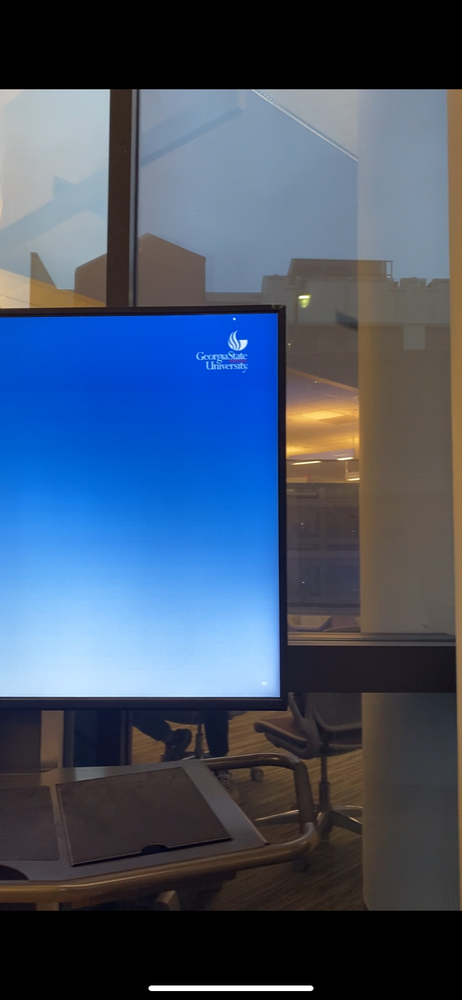
#> input picture mission2/mission2A.PNG, 462 x 1000 px, shrunk from 828 x 1792 before the run, found by its file name
$ python question1_OpenCV.py
#> lines starting #> are read from the running program, lines starting #| are printed output that depends on the picture
import cv2

# Read the image
image = cv2.imread('mission2A.png', cv2.IMREAD_GRAYSCALE)
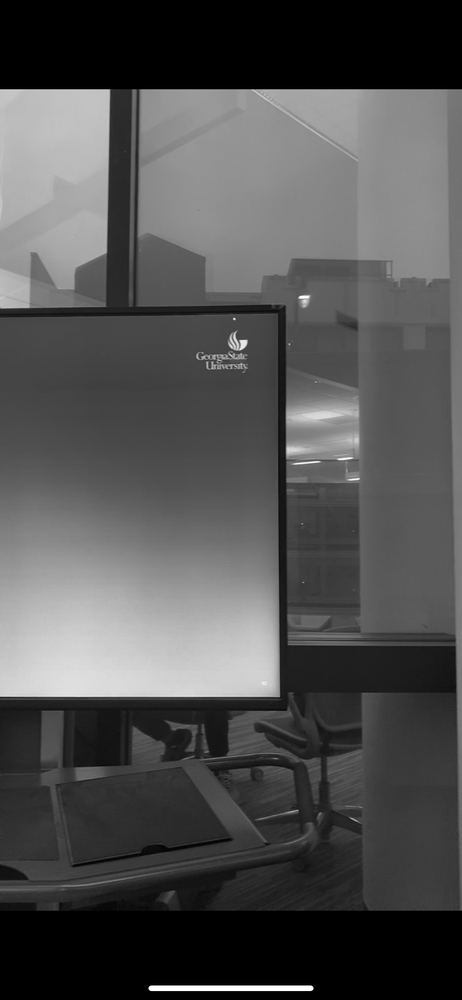
#> image: shape (1000, 462); min 0, max 255, mean 80.9

# Perform Canny edge detection
edges = cv2.Canny(image, 100, 200)  # You can adjust the thresholds as needed
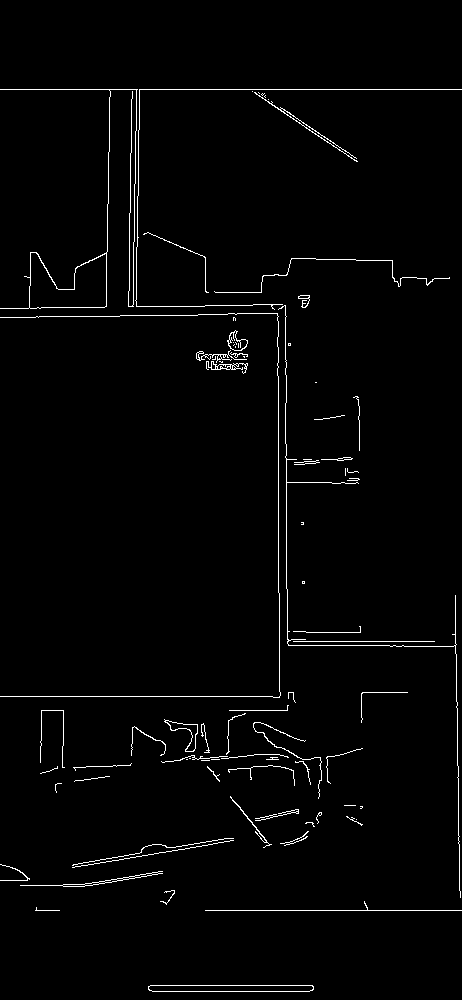
#> edges: shape (1000, 462); 1.8% white in thin lines or dots

# Display the original and edge-detected images
cv2.imshow('Original Image', image)
cv2.imshow('Canny Edge Detection', edges)
cv2.waitKey(0)
cv2.destroyAllWindows()

$ run again, with mission2/mission2B.PNG copied over mission2/mission2A.PNG
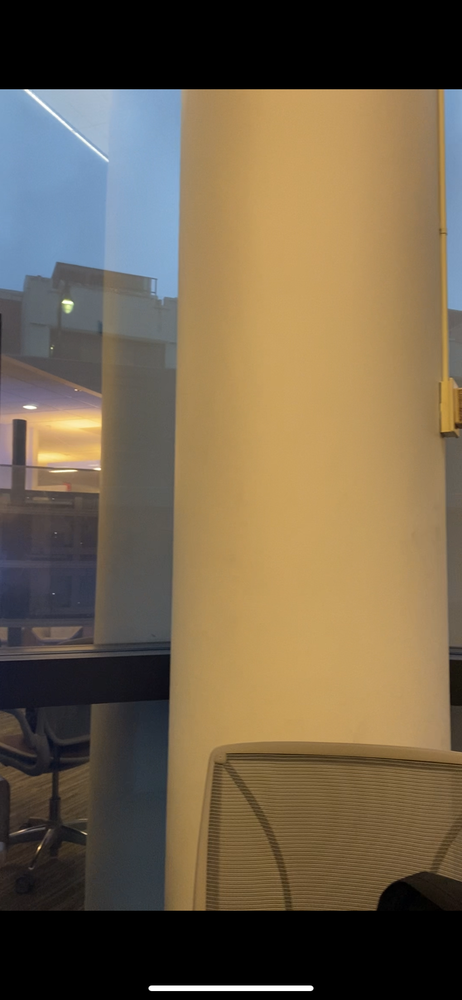
#> input picture mission2/mission2B.PNG, 462 x 1000 px, shrunk from 828 x 1792 before the run, found by its file name
#> `image = cv2.imread('mission2A.png', cv2.IMREAD_GRAYSCALE)`:
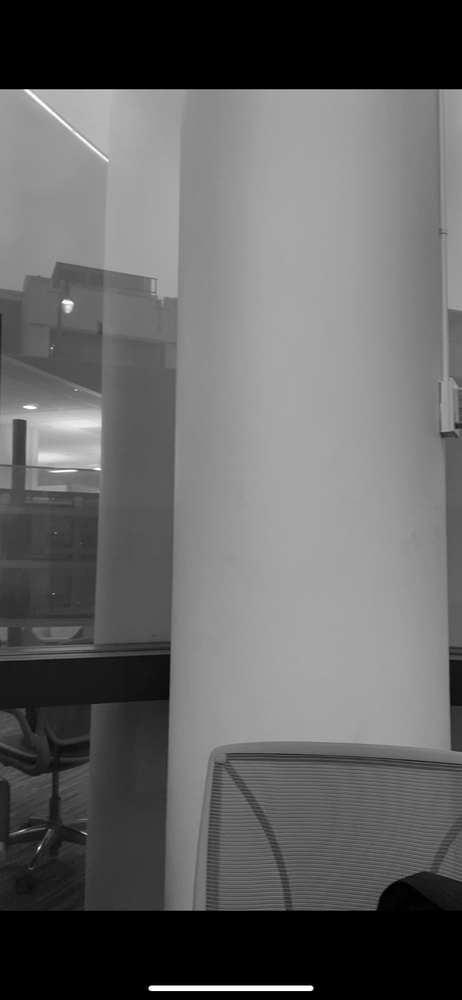
#> image: shape (1000, 462); min 0, max 255, mean 100
#> `edges = cv2.Canny(image, 100, 200)`:
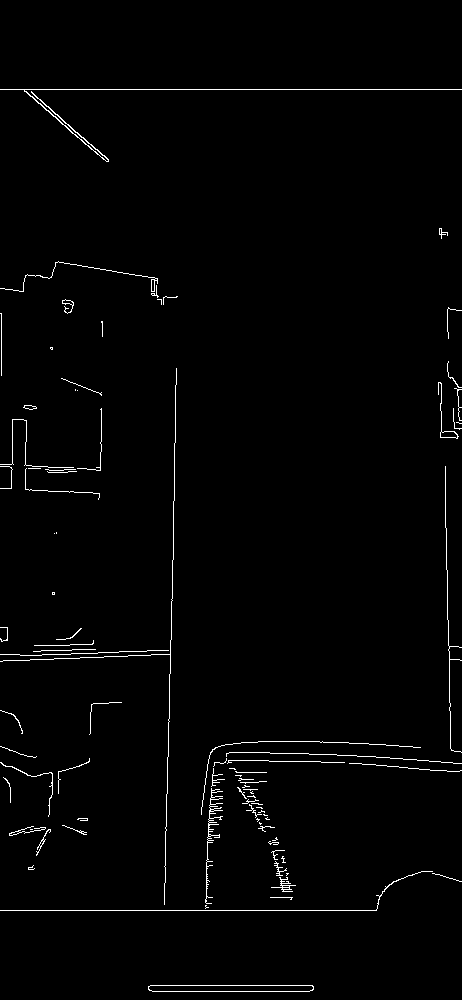
#> edges: shape (1000, 462); 1.4% white in thin lines or dots

$ run again, with mission2/pic_c.PNG copied over mission2/mission2A.PNG
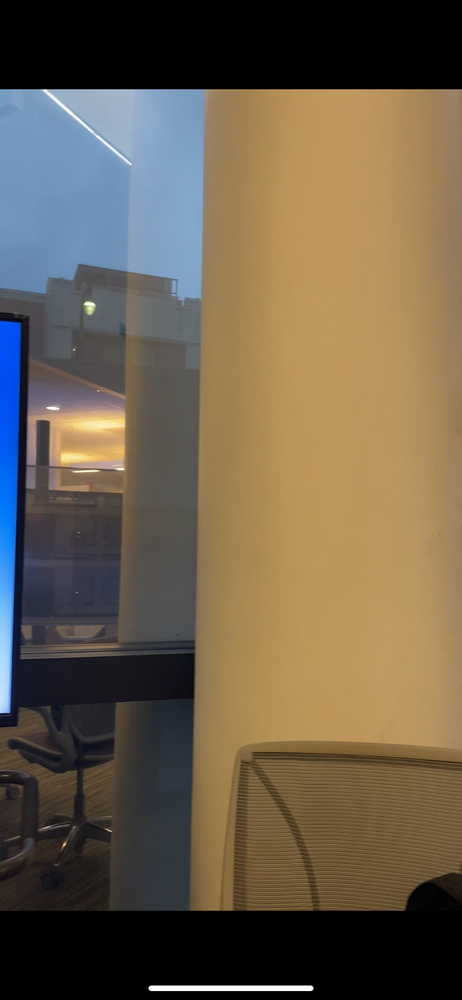
#> input picture mission2/pic_c.PNG, 462 x 1000 px, shrunk from 828 x 1792 before the run, found by its file name
#> `image = cv2.imread('mission2A.png', cv2.IMREAD_GRAYSCALE)`:
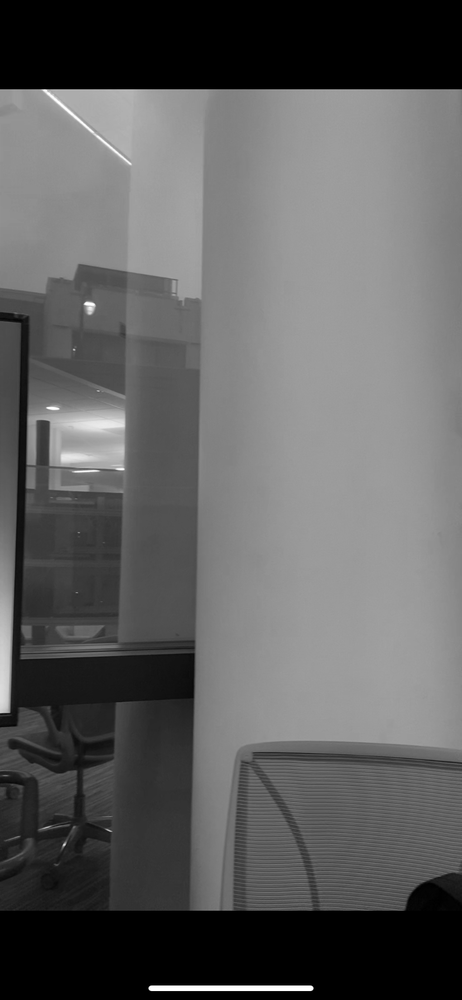
#> image: shape (1000, 462); min 0, max 255, mean 95.3
#> `edges = cv2.Canny(image, 100, 200)`:
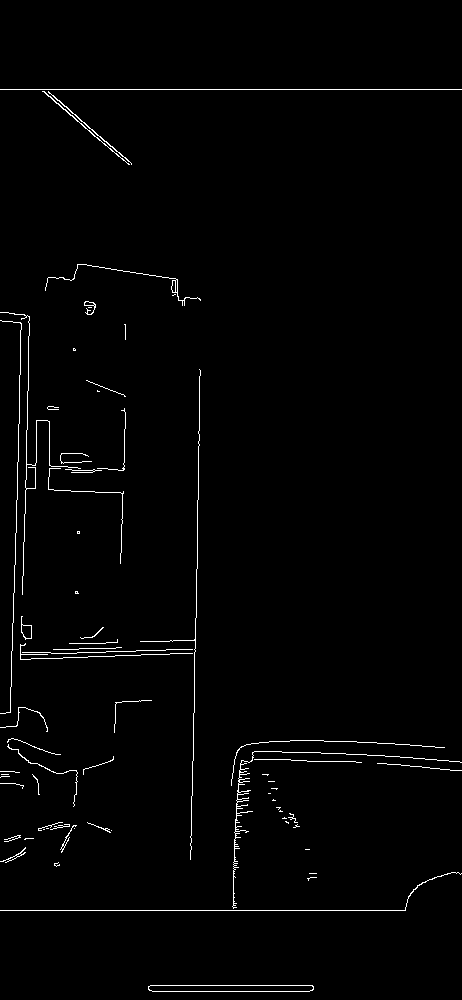
#> edges: shape (1000, 462); 1.4% white in thin lines or dots

$ run again, with mission2/pic_d.PNG copied over mission2/mission2A.PNG
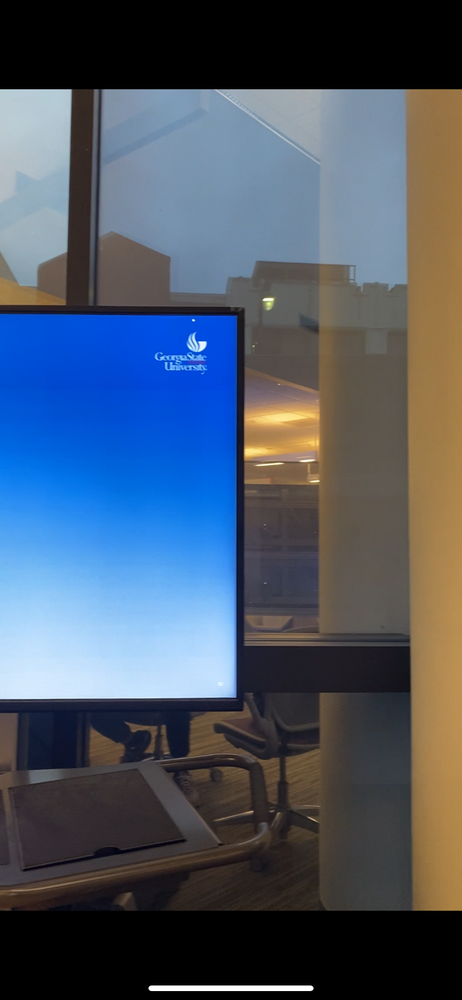
#> input picture mission2/pic_d.PNG, 462 x 1000 px, shrunk from 828 x 1792 before the run, found by its file name
#> `image = cv2.imread('mission2A.png', cv2.IMREAD_GRAYSCALE)`:
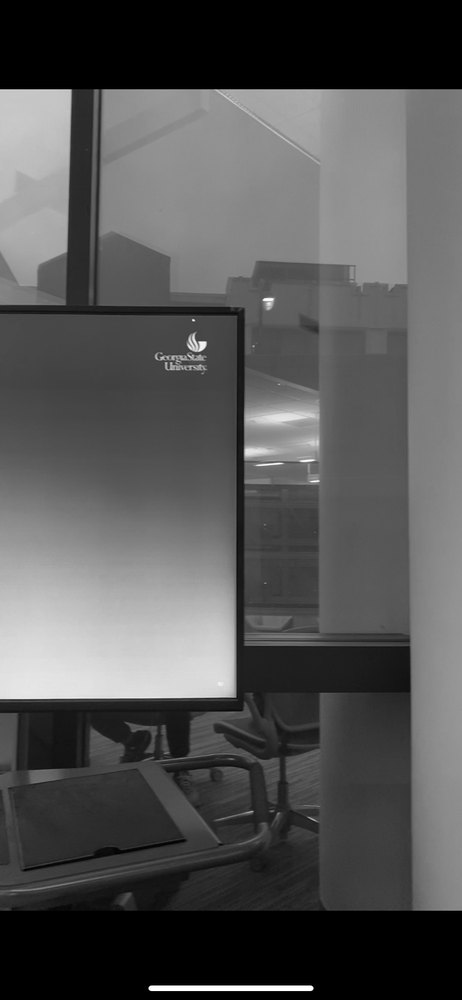
#> image: shape (1000, 462); min 0, max 255, mean 84.3
#> `edges = cv2.Canny(image, 100, 200)`:
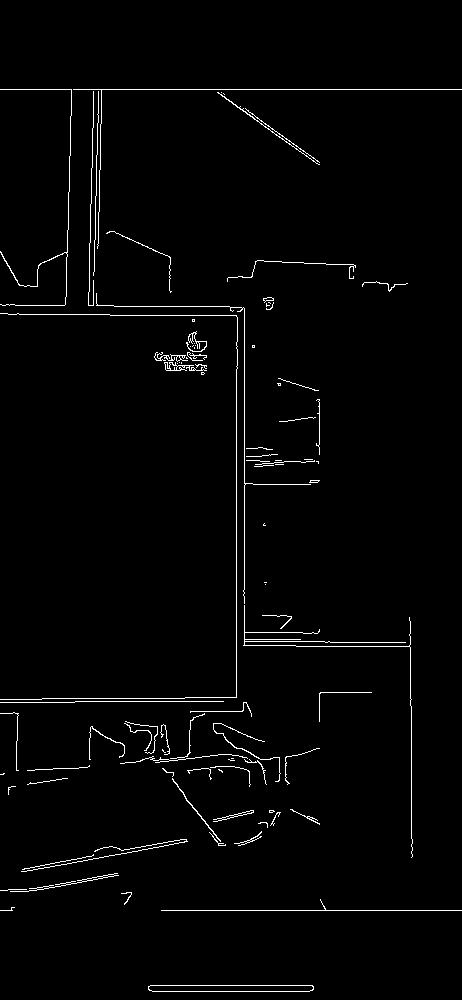
#> edges: shape (1000, 462); 1.8% white in thin lines or dots
